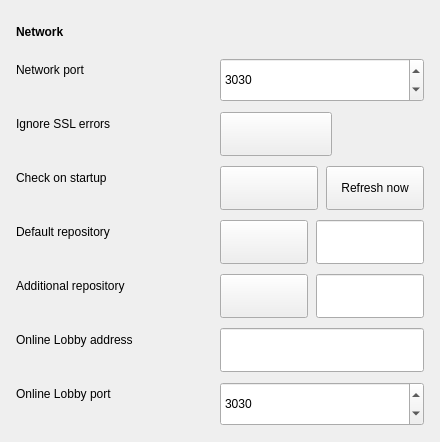
        <widget class="QFrame" name="networkSettingsCard">
         <property name="surface" stdset="0">
          <string notr="true">card</string>
         </property>
         <property name="frameShape">
          <enum>QFrame::NoFrame</enum>
         </property>
         <property name="sizePolicy">
          <sizepolicy hsizetype="Expanding" vsizetype="Preferred">
           <horstretch>0</horstretch>
           <verstretch>0</verstretch>
          </sizepolicy>
         </property>
         <layout class="QFormLayout" name="networkSettingsLayout">
          <property name="fieldGrowthPolicy">
           <enum>QFormLayout::AllNonFixedFieldsGrow</enum>
          </property>
          <property name="rowWrapPolicy">
           <enum>QFormLayout::WrapLongRows</enum>
          </property>
          <property name="labelAlignment">
           <set>Qt::AlignLeading|Qt::AlignLeft|Qt::AlignVCenter</set>
          </property>
          <property name="formAlignment">
           <set>Qt::AlignLeading|Qt::AlignLeft|Qt::AlignTop</set>
          </property>
          <property name="horizontalSpacing">
           <number>24</number>
          </property>
          <property name="verticalSpacing">
           <number>10</number>
          </property>
          <property name="leftMargin">
           <number>16</number>
          </property>
          <property name="topMargin">
           <number>16</number>
          </property>
          <property name="rightMargin">
           <number>16</number>
          </property>
          <property name="bottomMargin">
           <number>16</number>
          </property>
          <item row="0" column="0" colspan="2">
           <widget class="QLabel" name="labelNetwork">
            <property name="font">
             <font>
              <bold>true</bold>
             </font>
            </property>
            <property name="text">
             <string>Network</string>
            </property>
            <property name="wordWrap">
             <bool>true</bool>
            </property>
            <property name="sizePolicy">
             <sizepolicy hsizetype="Preferred" vsizetype="Preferred">
              <horstretch>0</horstretch>
              <verstretch>0</verstretch>
             </sizepolicy>
            </property>
            <property name="role" stdset="0">
             <string notr="true">sectionTitle</string>
            </property>
            <property name="maximumSize">
             <size>
              <width>16777215</width>
              <height>16777215</height>
             </size>
            </property>
            <property name="minimumSize">
             <size>
              <width>0</width>
              <height>32</height>
             </size>
            </property>
           </widget>
          </item>
          <item row="1" column="0">
           <widget class="QLabel" name="labelNetworkPort">
            <property name="text">
             <string>Network port</string>
            </property>
            <property name="wordWrap">
             <bool>true</bool>
            </property>
            <property name="sizePolicy">
             <sizepolicy hsizetype="Preferred" vsizetype="Preferred">
              <horstretch>0</horstretch>
              <verstretch>0</verstretch>
             </sizepolicy>
            </property>
            <property name="maximumSize">
             <size>
              <width>240</width>
              <height>16777215</height>
             </size>
            </property>
            <property name="buddy">
             <cstring>spinBoxNetworkPort</cstring>
            </property>
            <property name="minimumSize">
             <size>
              <width>180</width>
              <height>0</height>
             </size>
            </property>
           </widget>
          </item>
          <item row="1" column="1">
           <widget class="QSpinBox" name="spinBoxNetworkPort">
            <property name="minimum">
             <number>1024</number>
            </property>
            <property name="maximum">
             <number>65535</number>
            </property>
            <property name="value">
             <number>3030</number>
            </property>
            <property name="minimumSize">
             <size>
              <width>88</width>
              <height>44</height>
             </size>
            </property>
            <property name="sizePolicy">
             <sizepolicy hsizetype="Expanding" vsizetype="Fixed">
              <horstretch>0</horstretch>
              <verstretch>0</verstretch>
             </sizepolicy>
            </property>
           </widget>
          </item>
          <item row="2" column="0">
           <widget class="QLabel" name="labelIgnoreSslErrors">
            <property name="text">
             <string>Ignore SSL errors</string>
            </property>
            <property name="wordWrap">
             <bool>true</bool>
            </property>
            <property name="sizePolicy">
             <sizepolicy hsizetype="Preferred" vsizetype="Preferred">
              <horstretch>0</horstretch>
              <verstretch>0</verstretch>
             </sizepolicy>
            </property>
            <property name="maximumSize">
             <size>
              <width>240</width>
              <height>16777215</height>
             </size>
            </property>
            <property name="buddy">
             <cstring>buttonIgnoreSslErrors</cstring>
            </property>
            <property name="minimumSize">
             <size>
              <width>180</width>
              <height>0</height>
             </size>
            </property>
           </widget>
          </item>
          <item row="2" column="1" alignment="Qt::AlignRight">
           <widget class="QToolButton" name="buttonIgnoreSslErrors">
            <property name="enabled">
             <bool>true</bool>
            </property>
            <property name="text">
             <string />
            </property>
            <property name="checkable">
             <bool>true</bool>
            </property>
            <property name="checked">
             <bool>false</bool>
            </property>
            <property name="minimumSize">
             <size>
              <width>88</width>
              <height>44</height>
             </size>
            </property>
            <property name="sizePolicy">
             <sizepolicy hsizetype="Expanding" vsizetype="Fixed">
              <horstretch>0</horstretch>
              <verstretch>0</verstretch>
             </sizepolicy>
            </property>
            <property name="maximumSize">
             <size>
              <width>112</width>
              <height>16777215</height>
             </size>
            </property>
           </widget>
          </item>
          <item row="3" column="0">
           <widget class="QLabel" name="labelAutoCheck">
            <property name="text">
             <string>Check on startup</string>
            </property>
            <property name="wordWrap">
             <bool>true</bool>
            </property>
            <property name="sizePolicy">
             <sizepolicy hsizetype="Preferred" vsizetype="Preferred">
              <horstretch>0</horstretch>
              <verstretch>0</verstretch>
             </sizepolicy>
            </property>
            <property name="maximumSize">
             <size>
              <width>240</width>
              <height>16777215</height>
             </size>
            </property>
            <property name="buddy">
             <cstring>refreshRepositoriesButton</cstring>
            </property>
            <property name="minimumSize">
             <size>
              <width>180</width>
              <height>0</height>
             </size>
            </property>
           </widget>
          </item>
          <item row="3" column="1">
           <layout class="QHBoxLayout" name="networkSettingsRow58">
            <property name="spacing">
             <number>8</number>
            </property>
            <item>
             <widget class="QToolButton" name="buttonAutoCheck">
              <property name="enabled">
               <bool>true</bool>
              </property>
              <property name="text">
               <string />
              </property>
              <property name="checkable">
               <bool>true</bool>
              </property>
              <property name="checked">
               <bool>false</bool>
              </property>
              <property name="minimumSize">
               <size>
                <width>88</width>
                <height>44</height>
               </size>
              </property>
              <property name="sizePolicy">
               <sizepolicy hsizetype="Expanding" vsizetype="Fixed">
                <horstretch>0</horstretch>
                <verstretch>0</verstretch>
               </sizepolicy>
              </property>
             </widget>
            </item>
            <item>
             <widget class="QPushButton" name="refreshRepositoriesButton">
              <property name="text">
               <string>Refresh now</string>
              </property>
              <property name="minimumSize">
               <size>
                <width>88</width>
                <height>44</height>
               </size>
              </property>
              <property name="sizePolicy">
               <sizepolicy hsizetype="Expanding" vsizetype="Fixed">
                <horstretch>0</horstretch>
                <verstretch>0</verstretch>
               </sizepolicy>
              </property>
             </widget>
            </item>
           </layout>
          </item>
          <item row="4" column="0">
           <widget class="QLabel" name="labelRepositoryDefault">
            <property name="text">
             <string>Default repository</string>
            </property>
            <property name="wordWrap">
             <bool>true</bool>
            </property>
            <property name="sizePolicy">
             <sizepolicy hsizetype="Preferred" vsizetype="Preferred">
              <horstretch>0</horstretch>
              <verstretch>0</verstretch>
             </sizepolicy>
            </property>
            <property name="maximumSize">
             <size>
              <width>240</width>
              <height>16777215</height>
             </size>
            </property>
            <property name="buddy">
             <cstring>lineEditRepositoryDefault</cstring>
            </property>
            <property name="minimumSize">
             <size>
              <width>180</width>
              <height>0</height>
             </size>
            </property>
           </widget>
          </item>
          <item row="4" column="1">
           <layout class="QHBoxLayout" name="networkSettingsRow59">
            <property name="spacing">
             <number>8</number>
            </property>
            <item>
             <widget class="QToolButton" name="buttonRepositoryDefault">
              <property name="enabled">
               <bool>true</bool>
              </property>
              <property name="text">
               <string />
              </property>
              <property name="checkable">
               <bool>true</bool>
              </property>
              <property name="checked">
               <bool>false</bool>
              </property>
              <property name="minimumSize">
               <size>
                <width>88</width>
                <height>44</height>
               </size>
              </property>
              <property name="sizePolicy">
               <sizepolicy hsizetype="Expanding" vsizetype="Fixed">
                <horstretch>0</horstretch>
                <verstretch>0</verstretch>
               </sizepolicy>
              </property>
             </widget>
            </item>
            <item>
             <widget class="QLineEdit" name="lineEditRepositoryDefault">
              <property name="text">
               <string notr="true" />
              </property>
              <property name="readOnly">
               <bool>true</bool>
              </property>
              <property name="minimumSize">
               <size>
                <width>88</width>
                <height>44</height>
               </size>
              </property>
              <property name="sizePolicy">
               <sizepolicy hsizetype="Expanding" vsizetype="Fixed">
                <horstretch>0</horstretch>
                <verstretch>0</verstretch>
               </sizepolicy>
              </property>
             </widget>
            </item>
           </layout>
          </item>
          <item row="5" column="0">
           <widget class="QLabel" name="labelRepositoryExtra">
            <property name="text">
             <string>Additional repository</string>
            </property>
            <property name="wordWrap">
             <bool>true</bool>
            </property>
            <property name="sizePolicy">
             <sizepolicy hsizetype="Preferred" vsizetype="Preferred">
              <horstretch>0</horstretch>
              <verstretch>0</verstretch>
             </sizepolicy>
            </property>
            <property name="maximumSize">
             <size>
              <width>240</width>
              <height>16777215</height>
             </size>
            </property>
            <property name="buddy">
             <cstring>lineEditRepositoryExtra</cstring>
            </property>
            <property name="minimumSize">
             <size>
              <width>180</width>
              <height>0</height>
             </size>
            </property>
           </widget>
          </item>
          <item row="5" column="1">
           <layout class="QHBoxLayout" name="networkSettingsRow60">
            <property name="spacing">
             <number>8</number>
            </property>
            <item>
             <widget class="QToolButton" name="buttonRepositoryExtra">
              <property name="text">
               <string />
              </property>
              <property name="checkable">
               <bool>true</bool>
              </property>
              <property name="checked">
               <bool>false</bool>
              </property>
              <property name="minimumSize">
               <size>
                <width>88</width>
                <height>44</height>
               </size>
              </property>
              <property name="sizePolicy">
               <sizepolicy hsizetype="Expanding" vsizetype="Fixed">
                <horstretch>0</horstretch>
                <verstretch>0</verstretch>
               </sizepolicy>
              </property>
             </widget>
            </item>
            <item>
             <widget class="QLineEdit" name="lineEditRepositoryExtra">
              <property name="text">
               <string notr="true" />
              </property>
              <property name="minimumSize">
               <size>
                <width>88</width>
                <height>44</height>
               </size>
              </property>
              <property name="sizePolicy">
               <sizepolicy hsizetype="Expanding" vsizetype="Fixed">
                <horstretch>0</horstretch>
                <verstretch>0</verstretch>
               </sizepolicy>
              </property>
             </widget>
            </item>
           </layout>
          </item>
          <item row="6" column="0">
           <widget class="QLabel" name="labelGameLobbyHost">
            <property name="text">
             <string>Online Lobby address</string>
            </property>
            <property name="wordWrap">
             <bool>true</bool>
            </property>
            <property name="sizePolicy">
             <sizepolicy hsizetype="Preferred" vsizetype="Preferred">
              <horstretch>0</horstretch>
              <verstretch>0</verstretch>
             </sizepolicy>
            </property>
            <property name="maximumSize">
             <size>
              <width>240</width>
              <height>16777215</height>
             </size>
            </property>
            <property name="buddy">
             <cstring>lineEditGameLobbyHost</cstring>
            </property>
            <property name="minimumSize">
             <size>
              <width>180</width>
              <height>0</height>
             </size>
            </property>
           </widget>
          </item>
          <item row="6" column="1">
           <widget class="QLineEdit" name="lineEditGameLobbyHost">
            <property name="text">
             <string notr="true" />
            </property>
            <property name="minimumSize">
             <size>
              <width>88</width>
              <height>44</height>
             </size>
            </property>
            <property name="sizePolicy">
             <sizepolicy hsizetype="Expanding" vsizetype="Fixed">
              <horstretch>0</horstretch>
              <verstretch>0</verstretch>
             </sizepolicy>
            </property>
           </widget>
          </item>
          <item row="7" column="0">
           <widget class="QLabel" name="labelNetworkPortLobby">
            <property name="text">
             <string>Online Lobby port</string>
            </property>
            <property name="wordWrap">
             <bool>true</bool>
            </property>
            <property name="sizePolicy">
             <sizepolicy hsizetype="Preferred" vsizetype="Preferred">
              <horstretch>0</horstretch>
              <verstretch>0</verstretch>
             </sizepolicy>
            </property>
            <property name="maximumSize">
             <size>
              <width>240</width>
              <height>16777215</height>
             </size>
            </property>
            <property name="buddy">
             <cstring>spinBoxNetworkPortLobby</cstring>
            </property>
            <property name="minimumSize">
             <size>
              <width>180</width>
              <height>0</height>
             </size>
            </property>
           </widget>
          </item>
          <item row="7" column="1">
           <widget class="QSpinBox" name="spinBoxNetworkPortLobby">
            <property name="minimum">
             <number>1024</number>
            </property>
            <property name="maximum">
             <number>65535</number>
            </property>
            <property name="value">
             <number>3030</number>
            </property>
            <property name="minimumSize">
             <size>
              <width>88</width>
              <height>44</height>
             </size>
            </property>
            <property name="sizePolicy">
             <sizepolicy hsizetype="Expanding" vsizetype="Fixed">
              <horstretch>0</horstretch>
              <verstretch>0</verstretch>
             </sizepolicy>
            </property>
           </widget>
          </item>
         </layout>
        </widget>
